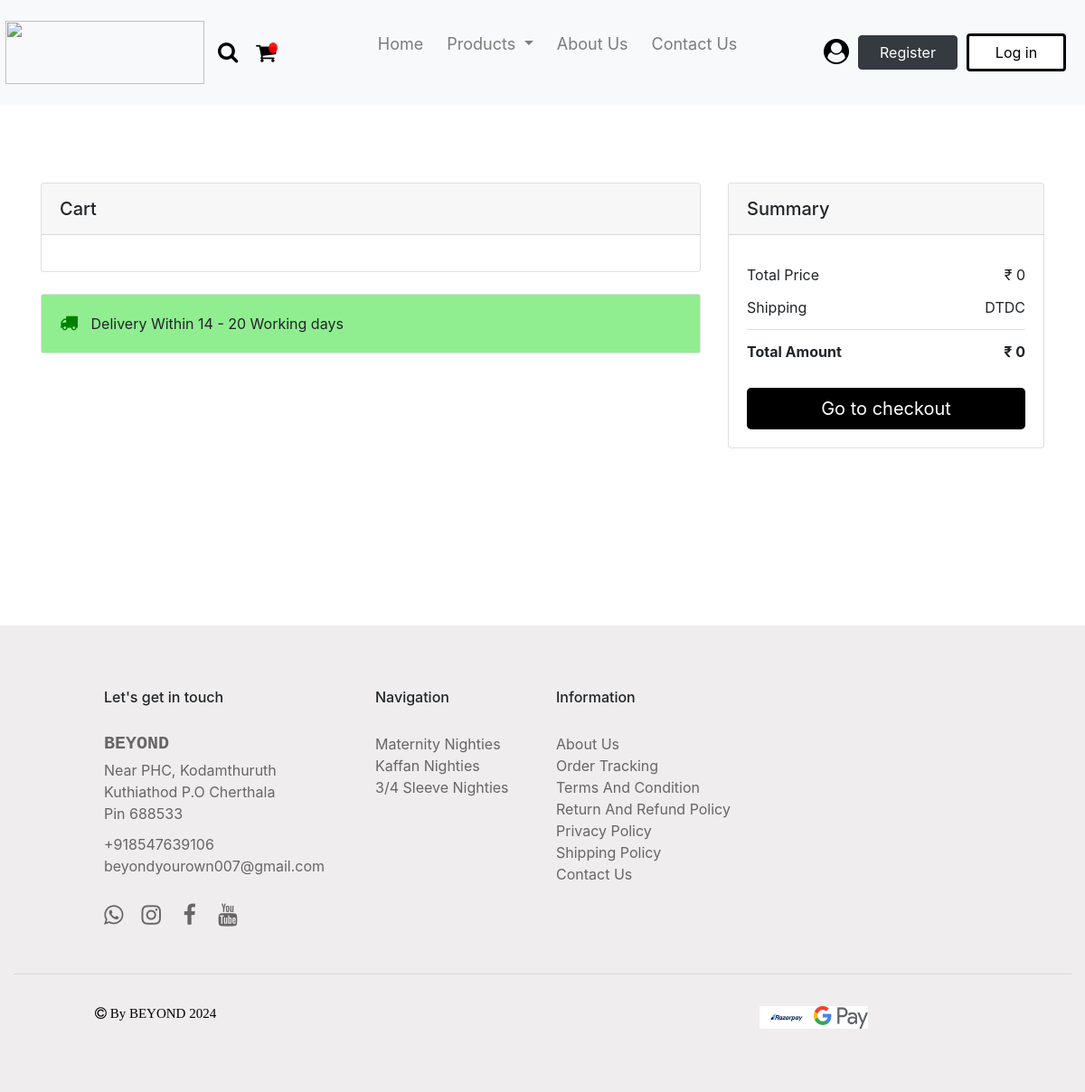
Before: /accounts/cart/ (signed in) with the older database file.
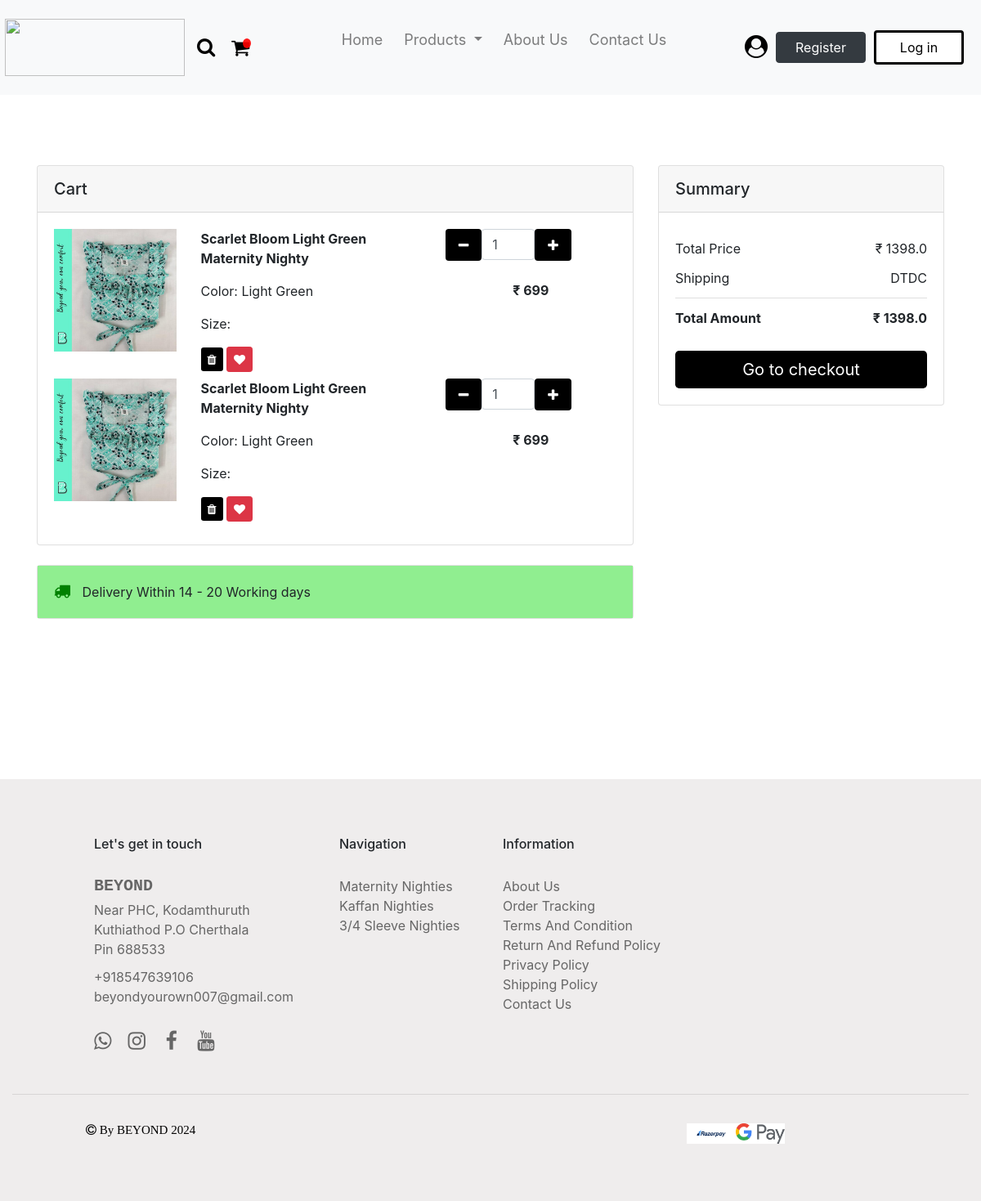
After: the same page with the newer database file.
### accounts/models.py (models this page shows)
class CartItems(BaseModel):
    cart = models.ForeignKey(Cart, on_delete = models.CASCADE, related_name = "cart_items")
    product = models.ForeignKey(Product, on_delete = models.SET_NULL, null = True, blank = True)
    size_variant = models.ForeignKey(SizeVariant, on_delete = models.SET_NULL, null = True, blank = True)

### products/models.py (models this page shows, shortened)
class Product(BaseModel):
    product_name = models.CharField(max_length = 100)
    slug = models.SlugField(unique = True, null = True, blank = True)
    category = models.ForeignKey(Category, on_delete = models.CASCADE, related_name = "products")
    brand = models.CharField(max_length = 100, null = True)
    price = models.TextField(max_length = 10, null = True)
    dummy_price = models.TextField(max_length = 10, null = True)
    product_description = models.TextField(max_length = 500)
    color = models.CharField(max_length = 100, null = True)
    size_variant = models.ManyToManyField(SizeVariant, blank = True)
    in_stock = models.BooleanField(default = True)

class ProductImage(BaseModel):
    product = models.ForeignKey(Product,  on_delete = models.CASCADE, related_name = "product_images")
    image = models.ImageField(upload_to="product")

### products/views.py (the view)
# urls.py: path('cart/', cart, name = 'cart'),
def cart(request):
    try:
        user = request.user
        if not user.is_authenticated:
            return redirect('login')
        cart = Cart.objects.get(is_paid=False, user=request.user)
        cart_items = CartItems.objects.filter(cart=cart)
        total_price = sum(float(cart.product.price.replace(',','')) for cart in cart_items)
        return render(request, 'accounts/cart.html', {'cart_items': cart_items, 'total_price': total_price})
    except Exception as e:
        print(e)

### templates/accounts/cart.html (shortened to what this page needs)
{% load static %}
<!DOCTYPE html>
<html lang="en">
<head>
    <link href="https://use.fontawesome.com/releases/v5.0.1/css/all.css" rel="stylesheet">
    <link rel="stylesheet" href="https://cdn.jsdelivr.net/npm/bootstrap@4.6.2/dist/css/bootstrap.min.css">
    <link rel="stylesheet" href="https://cdnjs.cloudflare.com/ajax/libs/font-awesome/4.7.0/css/font-awesome.min.css">
</head>
<body>
    <nav class="navbar navbar-expand-lg navbar-light fixed-top bg-light">
        <a class="navbar-brand" href="{% url 'index' %}"><img src="{% static 'images/logo.png' %}" class="logo"></a>
        <a href="{% url 'search' %}"><span class="fa fa-search"></span></a>
        <a href="{% url 'cart' %}"><i class="fa badge fa-badge" value="{{ request.user.profile.get_cart_count }}">&#xf07a;</i></a>
        <div class="collapse navbar-collapse" id="navbarSupportedContent">
          <ul class="navbar-nav mr-auto">
            <li class="nav-item">
              <a class="nav-link js-scroll-trigger" href="{% url 'index' %}">Home <span class="sr-only">(current)</span></a>
            </li>
            <li class="nav-item dropdown">
              <a class="nav-link dropdown-toggle" href="#" role="button" data-toggle="dropdown" aria-expanded="false">
                Products
              </a>
            </li>
            <li class="nav-item">
                <a class="nav-link js-scroll-trigger" href="#">About Us</a>
            </li>
            <li class="nav-item">
                <a class="nav-link js-scroll-trigger" href="#">Contact Us</a>
            </li>
          </ul>
          <form class="form-inline my-2 my-lg-0">
            <a href="" class="account-link js-scroll-trigger"><span class="fa fa-user-circle"></span></a>
            <a class="btn btn-dark js-scroll-trigger" href="{% url 'signup' %}">Register</a>
            <a class="btn btn-outline-dark js-scroll-trigger" href="{% url 'login' %}">Log in</a>
          </form>
        </div>
    </nav>
    <div class="container-fluid" id="container">
        <section class="h-100 gradient-custom">
            <div class="container py-5">
                <div class="row d-flex justify-content-center my-4">
                    <div class="col-md-8">
                        <div class="card mb-4">
                            <div class="card-header py-3">
                                <h5 class="mb-0">Cart</h5>
                            </div>
                            <div class="card-body">
                                <div class="row">
                                    {% for cart in cart_items %}
                                    <div class="col-lg-3 col-md-12 mb-4 mb-lg-0">
                                        <div class="bg-image hover-overlay hover-zoom ripple rounded" data-mdb-ripple-color="light">
                                            <img src="/media/{{cart.product.product_images.first.image}}" style="margin-bottom: 20px !important;" class="w-100" alt="Cart Image">
                                        </div>
                                    </div>
                                    <div class="col-lg-5 col-md-6 mb-4 mb-lg-0">
                                        <p><strong>{{cart.product.product_name}}</strong></p>
                                        <p>Color: {{cart.product.color}}</p>
                                        <p>Size: {{cart.size_variant.size_name}}</p>
                                        <a href="{% url 'remove_cart' cart.uid %}" type="button" class="btn btn-primary btn-sm me-1 mb-2" id="button" data-mdb-toggle="tooltip" title="Remove item"><i class="fa fa-trash"></i></a>
                                        <a href="" type="button" class="btn btn-danger btn-sm mb-2"  data-mdb-toggle="tooltip" title="Move to the wish list"><i class="fa fa-heart"></i></a>
                                    </div>
                                    <div class="col-lg-4 col-md-6 mb-4 mb-lg-0">
                                        <div class="d-flex mb-4" style="max-width: 300px">
                                            <button class="btn btn-primary px-3 me-2" id="button" onclick="this.parentNode.querySelector('input[type=number]').stepDown()" style="height: 39px;"><i class="fa fa-minus"></i></button>
                                            <div class="form-outline">
                                                <input id="form1" min="0" name="quantity" value="1" type="number" class="form-control" style="width: 65px;" />
                                            </div>
                                            <button class="btn btn-primary px-3 ms-2" id="button" onclick="this.parentNode.querySelector('input[type=number]').stepUp()" style="height: 39px;"><i class="fa fa-plus"></i></button>
                                        </div>
                                        <p class="text-start text-md-center">
                                            <strong>₹ {{cart.product.price}}</strong>
                                        </p>
                                    </div>
                                    {% endfor %}
                                </div>
                            </div>
                        </div>
                        <div class="card mb-4">
                            <div class="card-body" id="shipping-date">
                                <p class="mb-0"><span class="fa fa-truck"></span> Delivery Within 14 - 20 Working days</p>
                            </div>
                        </div>
                    </div>
                    <div class="col-md-4">
                        <div class="card mb-4">
                            <div class="card-header py-3">
                                <h5 class="mb-0">Summary</h5>
                            </div>
                            <div class="card-body">
                                <ul class="list-group list-group-flush">
                                <li class="list-group-item d-flex justify-content-between align-items-center border-0 px-0 pb-0">
                                    Total Price
                                    <span>₹ {{total_price}}</span>
                                </li>
                                <li class="list-group-item d-flex justify-content-between align-items-center px-0">
                                    Shipping
                                    <span>DTDC</span>
                                </li>
                                <li class="list-group-item d-flex justify-content-between align-items-center border-0 px-0 mb-3">
                                <div>
                                <strong>Total Amount</strong>
                                </div>
                                <span><strong>₹ {{total_price}}</strong></span>
                                </li>
                                </ul>
                                <a href="" type="button" class="btn btn-primary btn-lg btn-block" id="button">Go to checkout</a>
                            </div>
                        </div>
                    </div>
                </div>
            </div>
        </section>
    </div>
    <div class="container-fluid" id="footer">
        <div class="row">
            <div class="col-xs-1 col-lg-1"></div>
            <div class="col-xs-3 col-lg-3">
                <h6 class="footer-heading">Let's get in touch</h6>
                <h5 class="footer-logo">BEYOND</h5>
                <p class="footer-description"> Near PHC, Kodamthuruth<br>Kuthiathod P.O Cherthala<br>Pin 688533</p>
                <a href="" class="footer-navigation">+918547639106</a><br>
                <a href="" class="footer-navigation">beyondyourown007@gmail.com</a><br>
                <a href="" class="footer-navigation"><span class="fa fa-whatsapp"></span></a><a href=""><span class="fa fa-instagram"></span></a> <a href=""><span class="fa fa-facebook"></span></a> <a href=""><span class="fa fa-youtube"></span></a>
            </div>
            <div class="col-xs-2 col-lg-2">
                <h6 class="footer-heading">Navigation</h6>
                <a href="" class="footer-navigation">Maternity Nighties</a><br>
                <a href="" class="footer-navigation">Kaffan Nighties</a><br>
                <a href="" class="footer-navigation">3/4 Sleeve Nighties</a><br>
            </div>
            <div class="col-xs-3 col-lg-3">
                <h6 class="footer-heading">Information</h6>
                <a href="" class="footer-navigation">About Us</a><br>
                <a href="" class="footer-navigation">Order Tracking</a><br>
                <a href="" class="footer-navigation">Terms And Condition</a><br>
                <a href="" class="footer-navigation">Return And Refund Policy</a><br>
                <a href="" class="footer-navigation">Privacy Policy</a><br>
                <a href="" class="footer-navigation">Shipping Policy</a><br>
                <a href="" class="footer-navigation">Contact Us</a><br>
            </div>
            <div class="col-xs-2 col-lg-2"></div>
            <div class="col-xs-1 col-lg-1"></div>
            <div class="col-xs-12 col-lg-12">
                <hr>
            </div>
            <div class="col-xs-6 col-lg-6">
                <span class="fa fa-copyright"> By BEYOND 2024</span>
            </div>
            <div class="col-xs-6 col-lg-6">
                <img src="{% static 'images/footer_icons.png' %}" class="footer-icon" alt="">
            </div>
        </div>
    </div>
</body>
</html>

### templates/accounts/cart.html (style rules this page uses)
.logo { width: 220px; height: 70px; margin-left: 20px; margin-right: -10px; margin-top: 10px; margin-bottom: 10px; }
.navbar-brand { font-size: 38px; font-weight: bolder; font-family:'Courier New', Courier, monospace; margin-right: 5px; margin-left: -30px; }
.fa-badge { color: black; margin-left: 10px; margin-right: 10px; font-size: 24px; }
.badge:after { content:attr(value); font-size:12px; color: #fff; background: red; border-radius:50%; padding: 0 5px; position:relative; left:-8px; top:-10px; opacity:0.9; }
.fa-search { color: black; margin-left: 20px; font-size: 24px; }
.navbar-nav { margin-left: 70px; margin-bottom: 20px; }
.nav-item { margin-left: 5px; margin-right: 5px; font-size: 18px; }
.account-link { color: black !important; text-decoration: none !important; margin-left: 10px; margin-right: 10px; }
.fa-user-circle { font-size: 28px; }
.btn-dark { margin-right: 10px; width: 110px; }
.btn-outline-dark { width: 110px; margin-right: 5px; }
.btn-outline-dark { background-color: white !important; color: black !important; border: solid black; }
#container { margin-top: 130px; margin-bottom: 100px; }
#button { background-color: black !important; border: 0 !important; }
#shipping-date { background-color: lightgreen; }
.fa-truck { color:green!important; font-size: 20px; margin-right: 10px; }
#footer { background-color: #efeded; padding-bottom: 50px; }
.footer-heading { margin-top: 70px; margin-bottom: 30px; }
.footer-logo { color: #666666; font-family: 'Courier New', Courier, monospace; font-weight: bolder; margin-bottom: 5px; }
.footer-description { color: #666666; margin-bottom: 10px; }
.footer-navigation { color: #666666; text-decoration: none !important; }
.fa-whatsapp { color: #666666; padding-top: 30px !important; font-size: 25px; margin-right: 10px; }
.fa-instagram { color: #666666; padding-top: 30px !important; font-size: 25px; margin-left: 10px; margin-right: 10px; }
.fa-facebook { color: #666666; padding-top: 30px !important; font-size: 25px; margin-left: 10px; margin-right: 10px; }
.fa-youtube { color: #666666; padding-top: 30px !important; font-size: 25px; margin-left: 10px; margin-right: 10px; }
hr { margin-top: 50px; margin-bottom: 30px; }
.fa-copyright { font-size: 15px; font-weight: light !important; color: black; margin-left: 90px; margin-bottom: 20px !important; }
.footer-icon { width: 120px; height: 25px; margin-left: auto; margin-right: auto; display: block; margin-top: 5px !important; margin-bottom: 20px; }

Changed rows visible on the page:
added CartItems: product.product_images.first.image (picture), product.product_name "Scarlet Bloom Light Green Maternity Nighty", product.color "Light Green", product.price "699"
added CartItems: product.product_images.first.image (picture), product.product_name "Scarlet Bloom Light Green Maternity Nighty", product.color "Light Green", product.price "699"
Other visible differences:
{{ total_price }}: "0" → "1398.0"
